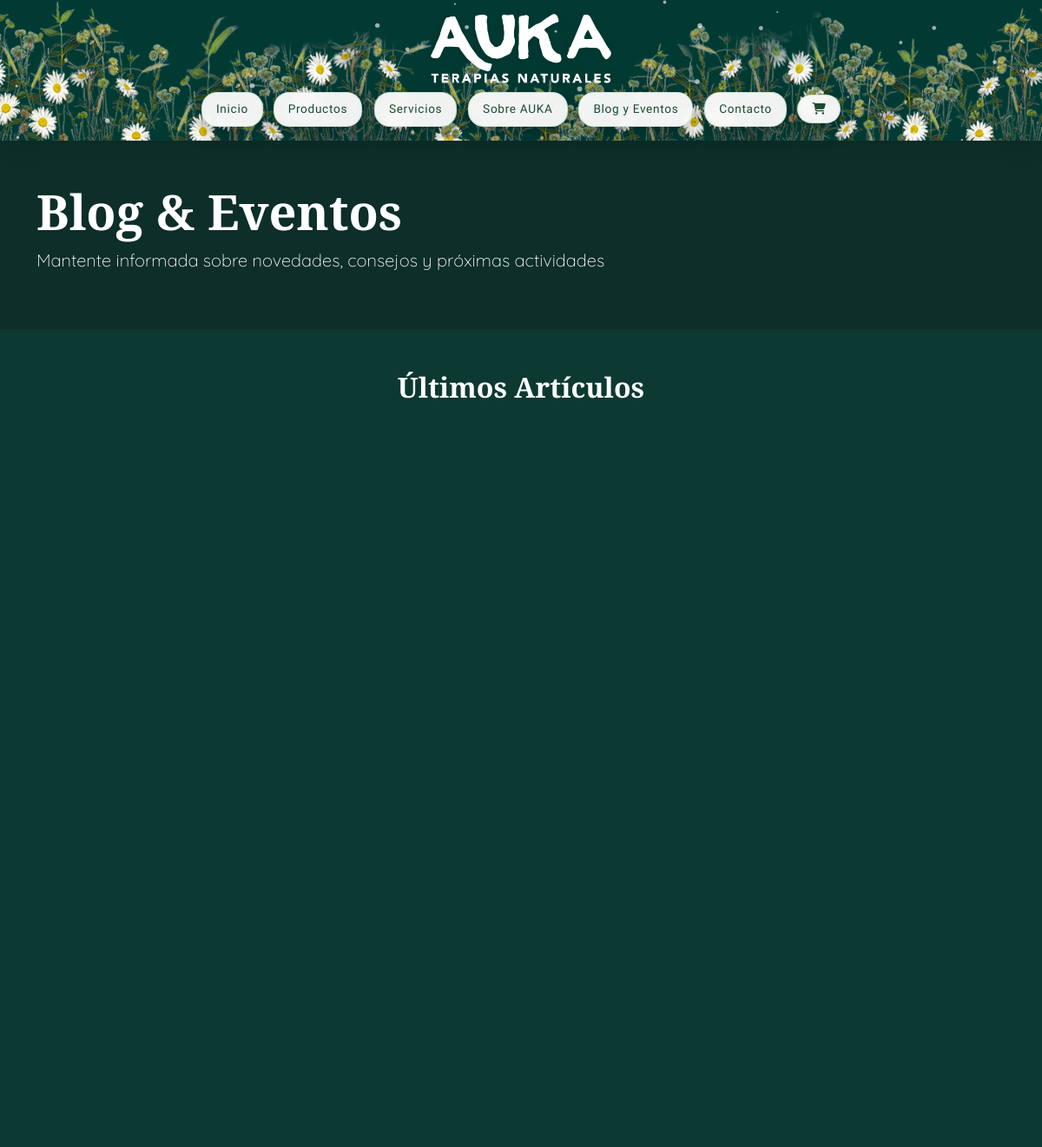
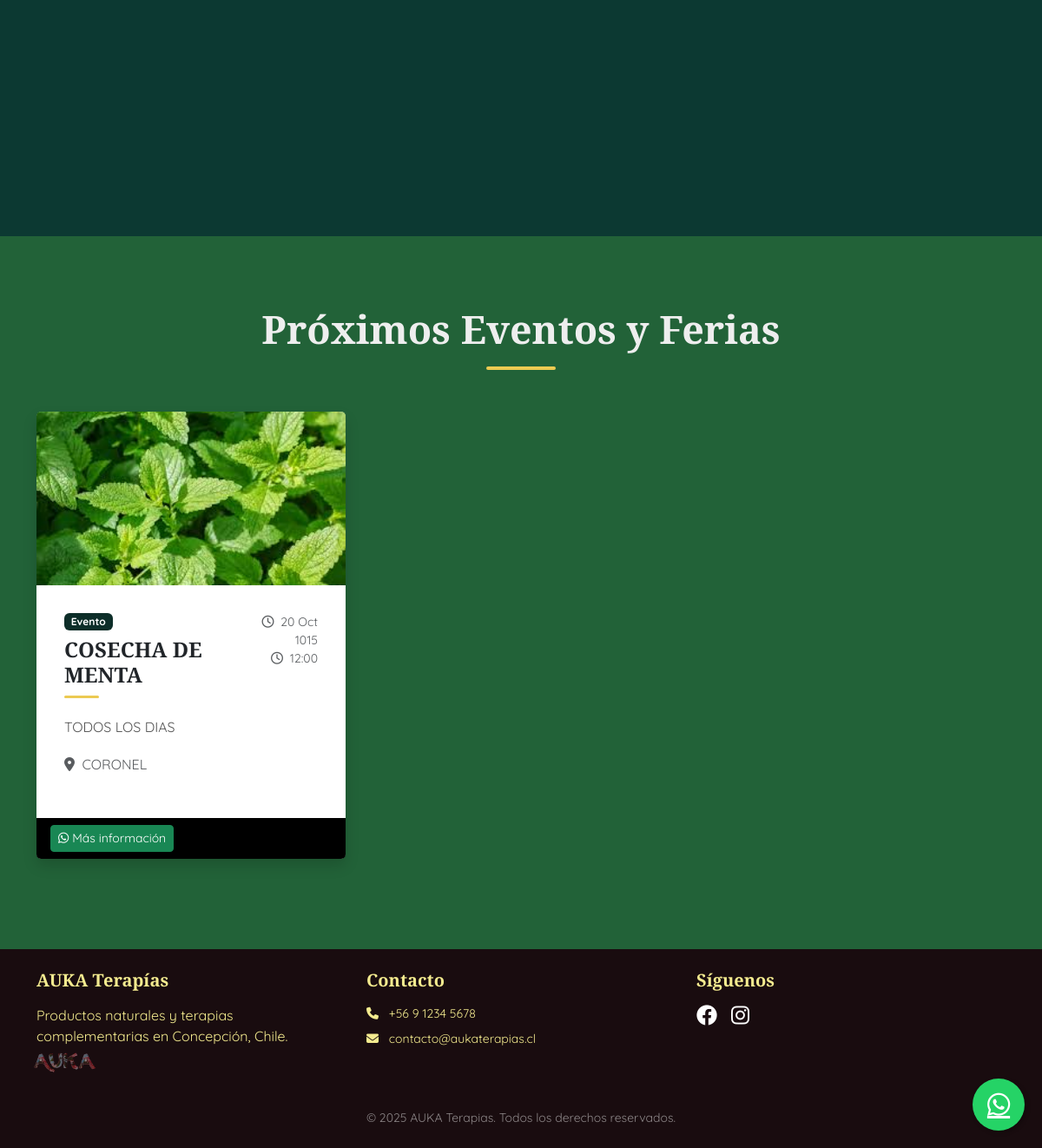
Screenshot of /blog/ with the database file from the repository (2 pictures, top to bottom).
### core/models.py (models this page shows, shortened)
class Evento(models.Model):
    titulo = models.CharField(max_length=200)
    descripcion = models.TextField()
    fecha = models.DateTimeField()
    ubicacion = models.CharField(max_length=200)
    imagen = models.ImageField(upload_to='eventos/', blank=True)
    activo = models.BooleanField(default=True)
    class Meta:
        verbose_name = "Evento"
        verbose_name_plural = "Eventos"

### core/views.py (the view)
# urls.py: path('blog/', views.blog, name='blog'),
def blog(request):
    publicaciones = Publicacion.objects.all()[:6]
    eventos = Evento.objects.all()[:6]
    message = "Hola AUKA Terapias, me interesa saber más sobre los eventos publicados."
    encoded_message = urllib.parse.quote_plus(message, safe="")
    whatsapp_url = f"https://wa.me/{settings.WHATSAPP_PHONE}?text={encoded_message}"
    return render(request, "core/blog.html", {
        "publicaciones": publicaciones,
        "eventos": eventos,
        "whatsapp_url": whatsapp_url,
    })

### core/context_processors.py (called while the page is built)
def whatsapp_phone(request):
    return {'whatsapp_phone': settings.WHATSAPP_PHONE}

### core/templates/core/blog.html (shortened to what this page needs)
{% extends 'core/base.html' %}
{% load static %}
{% block content %}
<section class="bg-warning text-dark py-5">
    <div class="container">
        <div class="row align-items-center">
            <div class="col-lg-8">
                <h1 class="display-4 fw-bold">Blog & Eventos</h1>
                <p class="lead">Mantente informada sobre novedades, consejos y próximas actividades</p>
            </div>
            </div>
        </div>
</section>
<section class="py-5">
    <div class="container">
        <h2 class="text-center mb-5">Últimos Artículos</h2>
        {% if publicaciones %}
        <div class="publicaciones-grid">
            {% for publicacion in publicaciones %}
            <div class="publicacion-item">
            </div>
            {% endfor %}
        </div>
        {% else %}
        <div class="text-center py-5">
            <i class="fas fa-newspaper fa-3x text-muted mb-3"></i>
            <h3 class="text-muted">Próximamente nuevos artículos</h3>
            <p class="text-muted">Estamos preparando contenido valioso para ti.</p>
        </div>
        {% endif %}
    </div>
</section>
<section class="py-5 bg-light">
    <div class="container">
        <h2 class="text-center mb-5">Próximos Eventos y Ferias</h2>
        {% if eventos %}
        <div class="row">
            {% for evento in eventos %}
            <div class="col-lg-4 col-md-6 mb-4">
                <div class="card event-card h-100 border-0 shadow">
                    {% if evento.imagen %}
                    <img src="{{ evento.imagen.url }}" class="card-img-top" alt="{{ evento.titulo }}" style="height: 200px; object-fit: cover;">
                    {% else %}
                    <div class="card-img-top bg-primary text-white d-flex align-items-center justify-content-center" style="height: 200px;">
                        <i class="fas fa-calendar-alt fa-2x"></i>
                    </div>
                    {% endif %}
                    <div class="card-body">
                        <div class="d-flex justify-content-between align-items-start mb-3">
                            <div>
                                <span class="badge bg-warning text-dark mb-2">Evento</span>
                                <h5 class="card-title mb-1">{{ evento.titulo }}</h5>
                            </div>
                            <div class="text-end">
                                <small class="text-muted d-block">
                                    <i class="far fa-clock me-1"></i>
                                    {{ evento.fecha|date:"d M Y" }}
                                </small>
                                <small class="text-muted">
                                    <i class="far fa-clock me-1"></i>
                                    {{ evento.fecha|time:"H:i" }}
                                </small>
                            </div>
                        </div>
                        <p class="card-text">{{ evento.descripcion|truncatewords:20 }}</p>
                        <p class="text-muted small">
                            <i class="fas fa-map-marker-alt me-1"></i>
                            {{ evento.ubicacion }}
                        </p>
                    </div>
                    <div class="card-footer bg-white border-0">
                        <a href="{{ whatsapp_url }}" class="btn btn-success btn-sm" target="_blank">
                            <i class="fab fa-whatsapp me-1"></i>Más información
                        </a>
                    </div>
                </div>
            </div>
            {% endfor %}
        </div>
        {% else %}
        <div class="text-center py-5">
            <i class="fas fa-calendar-alt fa-3x text-muted mb-3"></i>
            <h3 class="text-muted">Próximamente nuevos eventos</h3>
            <p class="text-muted">Estamos organizando ferias y actividades para compartir contigo.</p>
        </div>
        {% endif %}
    </div>
</section>
{% endblock %}

### core/templates/core/base.html (shortened to what this page needs)
{% load static %}
<head>
    <link href="https://cdn.jsdelivr.net/npm/bootstrap@5.3.0/dist/css/bootstrap.min.css" rel="stylesheet">
    <link rel="stylesheet" href="https://cdnjs.cloudflare.com/ajax/libs/font-awesome/6.4.0/css/all.min.css">
    <link href="{% static 'css/base.css' %}" rel="stylesheet">
    <link href="{% static 'css/index.css' %}" rel="stylesheet">
    <link href="{% static 'css/productos.css' %}" rel="stylesheet">
    <link href="{% static 'css/servicios.css' %}" rel="stylesheet">
</head>
<body>
{% with navbar_bg_url='/static/photos/Navbar_auka.jpg' %}
<nav class="navbar-modern"
     style="background: url('{{ navbar_bg_url }}') no-repeat center center; background-size: cover;">
    <div class="nav-container">
<div class="nav-logo">
    <a href="{% url 'core:home' %}">
        <img src="{% static 'photos/AUKA.png' %}" alt="AUKA Terapias">
    </a>
</div>
        <div class="nav-menu">
            <div class="nav-links">
                <a href="{% url 'core:home' %}" class="nav-link">Inicio</a>
                <a href="{% url 'core:productos' %}" class="nav-link">Productos</a>
                <a href="{% url 'core:servicios' %}" class="nav-link">Servicios</a>
                <a href="{% url 'core:about' %}" class="nav-link">Sobre AUKA</a>
                <a href="{% url 'core:blog' %}" class="nav-link">Blog y Eventos</a>
                <a href="{% url 'core:contacto' %}" class="nav-link">Contacto</a>
                <a href="{% url 'core:cart_detail' %}" class="nav-link">
                    <i class="fas fa-shopping-cart"></i>
                </a>
            </div>
        </div>
    </div>
</nav>
    {% endwith %}
    <main class="min-vh-100">
        {% block content %}
        {% endblock %}
    </main>
<footer class="bg-dark text-white py-4">
    <div class="container">
        <div class="row gy-4 align-items-start">
            <div class="col-12 col-md-6 col-lg-4 position-relative">
                <h5 class="fw-bold mb-3">AUKA Terapías</h5>
                <p class="mb-4">Productos naturales y terapias complementarias en Concepción, Chile.</p>
                <a href="http://127.0.0.1:8000/superpanel/login/?next=/superpanel/"
                   title="Panel de Administración"
                   target="_blank"
                   class="position-absolute start-0"
                   style="bottom: -40px; z-index: 10;">
                    <img src="{% static 'photos/iconaukafloral.png' %}"
                         alt="Admin"
                         class="img-fluid"
                         style="width: 90px; opacity: 0.5; transition: all .3s ease;"
                         onmouseover="this.style.opacity=1; this.style.transform='scale(1.1)'"
                         onmouseout="this.style.opacity=0.5; this.style.transform='scale(1)'">
                </a>
            </div>
            <div class="col-12 col-md-6 col-lg-4">
                <h5 class="fw-bold mb-3">Contacto</h5>
                <p class="mb-2 small">
                    <i class="fas fa-phone me-2"></i> +56 9 1234 5678
                </p>
                <p class="mb-0 small">
                    <i class="fas fa-envelope me-2"></i> contacto@aukaterapias.cl
                </p>
            </div>
            <div class="col-12 col-md-12 col-lg-4">
                <h5 class="fw-bold mb-3">Síguenos</h5>
                <div class="social-links d-flex gap-3">
                    <a href="https://www.facebook.com/terapiasnaturalesCL"
                       class="text-white fs-4" target="_blank" rel="noopener">
                        <i class="fab fa-facebook"></i>
                    </a>
                    <a href="https://www.instagram.com/auka_terapias/"
                       class="text-white fs-4" target="_blank" rel="noopener">
                        <i class="fab fa-instagram"></i>
                    </a>
                </div>
            </div>
        </div>
        <div class="row mt-5">
            <div class="col-12 text-center">
                <p class="mb-0 small text-white-50">&copy; 2025 AUKA Terapias. Todos los derechos reservados.</p>
            </div>
        </div>
    </div>
</footer>
    <a href="https://wa.me/{{ whatsapp_phone }}?text=Hola%20AUKA%20Terapias,%20tengo%20una%20consulta"
        class="whatsapp-float" target="_blank" aria-label="WhatsApp">
        <i class="fab fa-whatsapp"></i>
    </a>
</body>
</html>

### static/css/base.css (style rules this page uses)
.navbar-modern { position: sticky; top: 0; padding: 1rem 0; z-index: 1000; overflow: visible; }
.navbar-modern, .navbar-modern .nav-link, .navbar-modern .nav-logo, .navbar-modern .mobile-link { font-family: 'Lexend Exa', sans-serif; font-weight: 500; }
.navbar-modern::before { content: ''; position: absolute; top: 0; left: 0; right: 0; bottom: 0; background: url('/static/photos/Navbar_auka.jpg') center/cover no-repeat; z-index: -1; box-shadow: 0 4px 30px rgba(0, 0, 0, 0.1); }
.nav-container { max-width: 1400px; margin: 0 auto; padding: 0 2rem; position: relative; z-index: 2; }
.nav-menu { display: flex; flex-direction: column; justify-content: center; align-items: center; height: auto; width: 100%; gap: 0.5rem; }
.nav-links { display: flex; gap: 0.8rem; align-items: center; justify-content: center; flex-wrap: wrap; width: 100%; max-width: 1100px; }
.nav-logo { order: -1; margin-bottom: 0.6rem; display: flex; justify-content: center; align-items: center; z-index: 10; }
.nav-logo img { height: 80px; width: auto; filter: drop-shadow(0 2px 4px rgba(0,0,0,0.1)); transition: transform 0.3s ease; }
.nav-link { color: #1a4a2e; font-weight: 600; font-size: 0.85rem; letter-spacing: 0.7px; padding: 0.55rem 1rem; border-radius: 18px; background: rgba(251, 251, 251, 0.954); border: 1.2px solid rgba(120, 190, 140, 0.3); box-shadow: 0 8px 20px rgba(0,0,0,0.25); backdrop-filter: blur(12px); transition: all 0.35s ease; text-decoration: none; }
.publicaciones-grid { display: grid; grid-template-columns: repeat(auto-fit, minmax(300px, 1fr)); gap: 2rem; }
.publicacion-item { display: flex; flex-direction: column; justify-content: space-between; }
.whatsapp-float { position: fixed; width: 60px; height: 60px; bottom: 20px; right: 20px; background-color: #25d366; color: #fff; border-radius: 50%; text-align: center; font-size: 30px; box-shadow: 2px 2px 5px rgba(0,0,0,0.3); z-index: 1000; display: flex; align-items: center; justify-content: center; transition: transform 0.2s ease-in-out; }
body { background-color: rgb(25, 12, 15); }

### static/css/index.css (style rules this page uses)
footer.bg-dark { background-color: rgb(25, 12, 15) !important; color: rgb(244, 235, 143) !important; }
.bg-warning { background-color: #0d2e29!important; }
.text-dark { color: #fff !important; }
.min-vh-100 { min-height: auto !important; }

### static/css/servicios.css (style rules this page uses)
.py-5.bg-light { background: #226238!important; padding-top: 5rem !important; padding-bottom: 5rem !important; }
.py-5.bg-light h2 { font-size: 2.8rem; font-weight: 700; color: #eeeeee; position: relative; padding-bottom: 20px; margin-bottom: 3.5rem; }
.py-5.bg-light h2::after { content: ""; position: absolute; left: 50%; bottom: 0; transform: translateX(-50%); width: 80px; height: 4px; background: #ecca52; border-radius: 2px; }
.py-5.bg-light .card-body { padding: 2rem; }
.py-5.bg-light .card-title { font-size: 1.5rem; font-weight: 600; color: #212529; position: relative; padding-bottom: 12px; margin-bottom: 1rem; }
.py-5.bg-light .card-title::before { content: ""; position: absolute; left: 0; bottom: 0; width: 40px; height: 3px; background: #ecca52; border-radius: 2px; }
.py-5.bg-light .card-text, .py-5.bg-light p { color: #555; line-height: 1.7; font-size: 1rem; }
section.py-5 { background-color: #0c3932; color: #ffffff; }
section.py-5 .card { background-color: #ffffff; border: none; color: #000000; }
.bg-white { background-color: #000000 !important; }

### core/templates/core/base.html (style rules this page uses)
html, body { font-family: 'Quicksand', 'Poppins', Arial, Helvetica, sans-serif; font-weight: 400; }
h1, h2, h3, h4, h5, h6 { font-family: 'Playfair Display', serif; font-weight: 600; }

### rows the page displays
Evento: imagen (picture), titulo "COSECHA DE MENTA", fecha "20 Oct 1015", fecha "12:00", descripcion "TODOS LOS DIAS", ubicacion "CORONEL"
